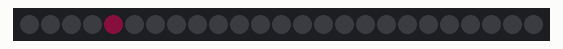
A program run on a simulated ESP32 board running MicroPython. Parts: 25 RGB LEDs in strip order, left to right. Dim RGB values are drawn brighter than linear; random numbers come from a fixed seed. At 18.9 s the program stops and its outputs stay as they are.

Above: at 0.15 s.
At 1.05 s:
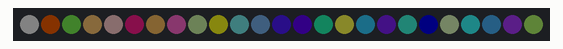
At 2.25 s:
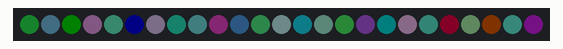
At 4.65 s:
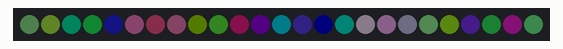
At 9.75 s:
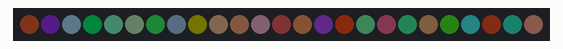
At 18.45 s:
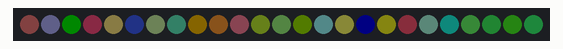

The program:

bitv2_neopixel_2.py
```python
import machine, neopixel,time,random

strong = 10
n = 25
p = 18
np = neopixel.NeoPixel(machine.Pin(p), n)

def clear():
    for led in range(25):
        np[led] = (0,0,0)
    np.write()

def show():
    for t in range(10000):
        led = random.randint(0,24)
        r = random.randint(0,strong)
        g = random.randint(0,strong)
        b = random.randint(0,strong)
        np[led] = (r,g,b)
        np.write()
        time.sleep(0.001)
show()
clear()
```
